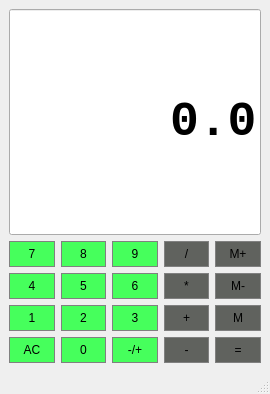
<?xml version="1.0" encoding="UTF-8"?>
<ui version="4.0">
 <class>Calculator</class>
 <widget class="QMainWindow" name="Calculator">
  <property name="geometry">
   <rect>
    <x>0</x>
    <y>0</y>
    <width>270</width>
    <height>394</height>
   </rect>
  </property>
  <property name="windowTitle">
   <string>Calculator</string>
  </property>
  <widget class="QWidget" name="centralwidget">
   <layout class="QGridLayout" name="gridLayout">
    <item row="2" column="2">
     <widget class="QPushButton" name="Button_6">
      <property name="sizePolicy">
       <sizepolicy hsizetype="Preferred" vsizetype="Preferred">
        <horstretch>0</horstretch>
        <verstretch>0</verstretch>
       </sizepolicy>
      </property>
      <property name="styleSheet">
       <string notr="true">QPushButton {
     background-color:rgb(70, 255, 92); border: 1px solid gray;
	border-radius: 0px;
	padding: 5px;
}
QPushButton:pressed {
    background-color: #A9A9A9; border: 1px solid gray;
	border-radius: 0px;
	padding: 5px;
}</string>
      </property>
      <property name="text">
       <string>6</string>
      </property>
      <property name="icon">
       <iconset theme="applications-system">
        <normaloff>.</normaloff>.</iconset>
      </property>
     </widget>
    </item>
    <item row="2" column="3">
     <widget class="QPushButton" name="Multiply">
      <property name="sizePolicy">
       <sizepolicy hsizetype="Preferred" vsizetype="Preferred">
        <horstretch>0</horstretch>
        <verstretch>0</verstretch>
       </sizepolicy>
      </property>
      <property name="styleSheet">
       <string notr="true">QPushButton {
     background-color:rgb(96, 98, 94); border: 1px solid gray;
	border-radius: 0px;
	padding: 5px;
}
QPushButton:pressed {
    background-color: #A9A9A9; border: 1px solid gray;
	border-radius: 0px;
	padding: 5px;
}</string>
      </property>
      <property name="text">
       <string>*</string>
      </property>
     </widget>
    </item>
    <item row="4" column="1">
     <widget class="QPushButton" name="Button_0">
      <property name="sizePolicy">
       <sizepolicy hsizetype="Preferred" vsizetype="Preferred">
        <horstretch>0</horstretch>
        <verstretch>0</verstretch>
       </sizepolicy>
      </property>
      <property name="styleSheet">
       <string notr="true">QPushButton {
     background-color:rgb(70, 255, 92); border: 1px solid gray;
	border-radius: 0px;
	padding: 5px;
}
QPushButton:pressed {
    background-color: #A9A9A9; border: 1px solid gray;
	border-radius: 0px;
	padding: 5px;
}</string>
      </property>
      <property name="text">
       <string>0</string>
      </property>
      <property name="icon">
       <iconset theme="applications-system">
        <normaloff>.</normaloff>.</iconset>
      </property>
     </widget>
    </item>
    <item row="3" column="0">
     <widget class="QPushButton" name="Button_1">
      <property name="sizePolicy">
       <sizepolicy hsizetype="Preferred" vsizetype="Preferred">
        <horstretch>0</horstretch>
        <verstretch>0</verstretch>
       </sizepolicy>
      </property>
      <property name="styleSheet">
       <string notr="true">QPushButton {
     background-color:rgb(70, 255, 92); border: 1px solid gray;
	border-radius: 0px;
	padding: 5px;
}
QPushButton:pressed {
    background-color: #A9A9A9; border: 1px solid gray;
	border-radius: 0px;
	padding: 5px;
}</string>
      </property>
      <property name="text">
       <string>1</string>
      </property>
      <property name="icon">
       <iconset theme="applications-system">
        <normaloff>.</normaloff>.</iconset>
      </property>
     </widget>
    </item>
    <item row="3" column="3">
     <widget class="QPushButton" name="Add">
      <property name="sizePolicy">
       <sizepolicy hsizetype="Preferred" vsizetype="Preferred">
        <horstretch>0</horstretch>
        <verstretch>0</verstretch>
       </sizepolicy>
      </property>
      <property name="styleSheet">
       <string notr="true">QPushButton {
     background-color:rgb(96, 98, 94); border: 1px solid gray;
	border-radius: 0px;
	padding: 5px;
}
QPushButton:pressed {
    background-color: #A9A9A9; border: 1px solid gray;
	border-radius: 0px;
	padding: 5px;
}</string>
      </property>
      <property name="text">
       <string>+</string>
      </property>
     </widget>
    </item>
    <item row="1" column="4">
     <widget class="QPushButton" name="MemAdd">
      <property name="sizePolicy">
       <sizepolicy hsizetype="Preferred" vsizetype="Preferred">
        <horstretch>0</horstretch>
        <verstretch>0</verstretch>
       </sizepolicy>
      </property>
      <property name="styleSheet">
       <string notr="true">QPushButton {
     background-color:rgb(96, 98, 94); border: 1px solid gray;
	border-radius: 0px;
	padding: 5px;
}
QPushButton:pressed {
    background-color: #A9A9A9; border: 1px solid gray;
	border-radius: 0px;
	padding: 5px;
}</string>
      </property>
      <property name="text">
       <string>M+</string>
      </property>
     </widget>
    </item>
    <item row="1" column="2">
     <widget class="QPushButton" name="Button_9">
      <property name="sizePolicy">
       <sizepolicy hsizetype="Preferred" vsizetype="Preferred">
        <horstretch>0</horstretch>
        <verstretch>0</verstretch>
       </sizepolicy>
      </property>
      <property name="styleSheet">
       <string notr="true">QPushButton {
     background-color:rgb(70, 255, 92); border: 1px solid gray;
	border-radius: 0px;
	padding: 5px;
}
QPushButton:pressed {
    background-color: #A9A9A9; border: 1px solid gray;
	border-radius: 0px;
	padding: 5px;
}</string>
      </property>
      <property name="text">
       <string>9</string>
      </property>
      <property name="icon">
       <iconset theme="applications-system">
        <normaloff>.</normaloff>.</iconset>
      </property>
     </widget>
    </item>
    <item row="1" column="0">
     <widget class="QPushButton" name="Button_7">
      <property name="sizePolicy">
       <sizepolicy hsizetype="Preferred" vsizetype="Preferred">
        <horstretch>0</horstretch>
        <verstretch>0</verstretch>
       </sizepolicy>
      </property>
      <property name="styleSheet">
       <string notr="true">QPushButton {
     background-color:rgb(70, 255, 92); border: 1px solid gray;
	border-radius: 0px;
	padding: 5px;
}
QPushButton:pressed {
    background-color: #A9A9A9; border: 1px solid gray;
	border-radius: 0px;
	padding: 5px;
}</string>
      </property>
      <property name="text">
       <string>7</string>
      </property>
      <property name="icon">
       <iconset theme="applications-system">
        <normaloff>.</normaloff>.</iconset>
      </property>
     </widget>
    </item>
    <item row="4" column="2">
     <widget class="QPushButton" name="Change_sign">
      <property name="sizePolicy">
       <sizepolicy hsizetype="Preferred" vsizetype="Preferred">
        <horstretch>0</horstretch>
        <verstretch>0</verstretch>
       </sizepolicy>
      </property>
      <property name="styleSheet">
       <string notr="true">QPushButton {
     background-color:rgb(70, 255, 92); border: 1px solid gray;
	border-radius: 0px;
	padding: 5px;
}
QPushButton:pressed {
    background-color: #A9A9A9; border: 1px solid gray;
	border-radius: 0px;
	padding: 5px;
}</string>
      </property>
      <property name="text">
       <string>-/+</string>
      </property>
      <property name="icon">
       <iconset theme="applications-system">
        <normaloff>.</normaloff>.</iconset>
      </property>
     </widget>
    </item>
    <item row="2" column="0">
     <widget class="QPushButton" name="Button_4">
      <property name="sizePolicy">
       <sizepolicy hsizetype="Preferred" vsizetype="Preferred">
        <horstretch>0</horstretch>
        <verstretch>0</verstretch>
       </sizepolicy>
      </property>
      <property name="styleSheet">
       <string notr="true">QPushButton {
     background-color:rgb(70, 255, 92); border: 1px solid gray;
	border-radius: 0px;
	padding: 5px;
}
QPushButton:pressed {
    background-color: #A9A9A9; border: 1px solid gray;
	border-radius: 0px;
	padding: 5px;
}</string>
      </property>
      <property name="text">
       <string>4</string>
      </property>
      <property name="icon">
       <iconset theme="applications-system">
        <normaloff>.</normaloff>.</iconset>
      </property>
     </widget>
    </item>
    <item row="1" column="3">
     <widget class="QPushButton" name="Devid">
      <property name="sizePolicy">
       <sizepolicy hsizetype="Preferred" vsizetype="Preferred">
        <horstretch>0</horstretch>
        <verstretch>0</verstretch>
       </sizepolicy>
      </property>
      <property name="styleSheet">
       <string notr="true">QPushButton {
     background-color:rgb(96, 98, 94); border: 1px solid gray;
	border-radius: 0px;
	padding: 5px;
}
QPushButton:pressed {
    background-color: #A9A9A9; border: 1px solid gray;
	border-radius: 0px;
	padding: 5px;
}</string>
      </property>
      <property name="text">
       <string>/</string>
      </property>
     </widget>
    </item>
    <item row="4" column="0">
     <widget class="QPushButton" name="Clear">
      <property name="sizePolicy">
       <sizepolicy hsizetype="Preferred" vsizetype="Preferred">
        <horstretch>0</horstretch>
        <verstretch>0</verstretch>
       </sizepolicy>
      </property>
      <property name="styleSheet">
       <string notr="true">QPushButton {
     background-color:rgb(70, 255, 92); border: 1px solid gray;
	border-radius: 0px;
	padding: 5px;
}
QPushButton:pressed {
    background-color: #A9A9A9; border: 1px solid gray;
	border-radius: 0px;
	padding: 5px;
}</string>
      </property>
      <property name="text">
       <string>AC</string>
      </property>
      <property name="icon">
       <iconset theme="applications-system">
        <normaloff>.</normaloff>.</iconset>
      </property>
     </widget>
    </item>
    <item row="3" column="2">
     <widget class="QPushButton" name="Button_3">
      <property name="sizePolicy">
       <sizepolicy hsizetype="Preferred" vsizetype="Preferred">
        <horstretch>0</horstretch>
        <verstretch>0</verstretch>
       </sizepolicy>
      </property>
      <property name="styleSheet">
       <string notr="true">QPushButton {
     background-color:rgb(70, 255, 92); border: 1px solid gray;
	border-radius: 0px;
	padding: 5px;
}
QPushButton:pressed {
    background-color: #A9A9A9; border: 1px solid gray;
	border-radius: 0px;
	padding: 5px;
}</string>
      </property>
      <property name="text">
       <string>3</string>
      </property>
      <property name="icon">
       <iconset theme="applications-system">
        <normaloff>.</normaloff>.</iconset>
      </property>
     </widget>
    </item>
    <item row="3" column="1">
     <widget class="QPushButton" name="Button_2">
      <property name="sizePolicy">
       <sizepolicy hsizetype="Preferred" vsizetype="Preferred">
        <horstretch>0</horstretch>
        <verstretch>0</verstretch>
       </sizepolicy>
      </property>
      <property name="styleSheet">
       <string notr="true">QPushButton {
     background-color:rgb(70, 255, 92); border: 1px solid gray;
	border-radius: 0px;
	padding: 5px;
}
QPushButton:pressed {
    background-color: #A9A9A9; border: 1px solid gray;
	border-radius: 0px;
	padding: 5px;
}</string>
      </property>
      <property name="text">
       <string>2</string>
      </property>
      <property name="icon">
       <iconset theme="applications-system">
        <normaloff>.</normaloff>.</iconset>
      </property>
     </widget>
    </item>
    <item row="2" column="4">
     <widget class="QPushButton" name="subtract">
      <property name="sizePolicy">
       <sizepolicy hsizetype="Preferred" vsizetype="Preferred">
        <horstretch>0</horstretch>
        <verstretch>0</verstretch>
       </sizepolicy>
      </property>
      <property name="styleSheet">
       <string notr="true">QPushButton {
     background-color:rgb(96, 98, 94); border: 1px solid gray;
	border-radius: 0px;
	padding: 5px;
}
QPushButton:pressed {
    background-color: #A9A9A9; border: 1px solid gray;
	border-radius: 0px;
	padding: 5px;
}</string>
      </property>
      <property name="text">
       <string>M-</string>
      </property>
     </widget>
    </item>
    <item row="2" column="1">
     <widget class="QPushButton" name="Button_5">
      <property name="sizePolicy">
       <sizepolicy hsizetype="Preferred" vsizetype="Preferred">
        <horstretch>0</horstretch>
        <verstretch>0</verstretch>
       </sizepolicy>
      </property>
      <property name="styleSheet">
       <string notr="true">QPushButton {
     background-color:rgb(70, 255, 92); border: 1px solid gray;
	border-radius: 0px;
	padding: 5px;
}
QPushButton:pressed {
    background-color: #A9A9A9; border: 1px solid gray;
	border-radius: 0px;
	padding: 5px;
}</string>
      </property>
      <property name="text">
       <string>5</string>
      </property>
      <property name="icon">
       <iconset theme="applications-system">
        <normaloff>.</normaloff>.</iconset>
      </property>
     </widget>
    </item>
    <item row="1" column="1">
     <widget class="QPushButton" name="Button_8">
      <property name="sizePolicy">
       <sizepolicy hsizetype="Preferred" vsizetype="Preferred">
        <horstretch>0</horstretch>
        <verstretch>0</verstretch>
       </sizepolicy>
      </property>
      <property name="styleSheet">
       <string notr="true">QPushButton {
     background-color:rgb(70, 255, 92); border: 1px solid gray;
	border-radius: 0px;
	padding: 5px;
}
QPushButton:pressed {
    background-color: #A9A9A9; border: 1px solid gray;
	border-radius: 0px;
	padding: 5px;
}</string>
      </property>
      <property name="text">
       <string>8</string>
      </property>
      <property name="icon">
       <iconset theme="applications-system">
        <normaloff>.</normaloff>.</iconset>
      </property>
     </widget>
    </item>
    <item row="4" column="3">
     <widget class="QPushButton" name="Subtract">
      <property name="sizePolicy">
       <sizepolicy hsizetype="Preferred" vsizetype="Preferred">
        <horstretch>0</horstretch>
        <verstretch>0</verstretch>
       </sizepolicy>
      </property>
      <property name="styleSheet">
       <string notr="true">QPushButton {
     background-color:rgb(96, 98, 94); border: 1px solid gray;
	border-radius: 0px;
	padding: 5px;
}
QPushButton:pressed {
    background-color: #A9A9A9; border: 1px solid gray;
	border-radius: 0px;
	padding: 5px;
}</string>
      </property>
      <property name="text">
       <string>-</string>
      </property>
     </widget>
    </item>
    <item row="3" column="4">
     <widget class="QPushButton" name="MemGet">
      <property name="sizePolicy">
       <sizepolicy hsizetype="Preferred" vsizetype="Preferred">
        <horstretch>0</horstretch>
        <verstretch>0</verstretch>
       </sizepolicy>
      </property>
      <property name="styleSheet">
       <string notr="true">QPushButton {
     background-color:rgb(96, 98, 94); border: 1px solid gray;
	border-radius: 0px;
	padding: 5px;
}
QPushButton:pressed {
    background-color: #A9A9A9; border: 1px solid gray;
	border-radius: 0px;
	padding: 5px;
}</string>
      </property>
      <property name="text">
       <string>M</string>
      </property>
     </widget>
    </item>
    <item row="0" column="0" colspan="5">
     <widget class="QLineEdit" name="Display">
      <property name="sizePolicy">
       <sizepolicy hsizetype="Preferred" vsizetype="Expanding">
        <horstretch>0</horstretch>
        <verstretch>0</verstretch>
       </sizepolicy>
      </property>
      <property name="font">
       <font>
        <family>Consolas</family>
        <pointsize>36</pointsize>
        <bold>true</bold>
       </font>
      </property>
      <property name="styleSheet">
       <string notr="true">QLineEdit{background-color:rgb(0, 0, 0)

color: rgb(255, 255, 255)
}</string>
      </property>
      <property name="text">
       <string>0.0</string>
      </property>
      <property name="cursorPosition">
       <number>3</number>
      </property>
      <property name="alignment">
       <set>Qt::AlignRight|Qt::AlignTrailing|Qt::AlignVCenter</set>
      </property>
     </widget>
    </item>
    <item row="4" column="4">
     <widget class="QPushButton" name="Equal">
      <property name="sizePolicy">
       <sizepolicy hsizetype="Preferred" vsizetype="Preferred">
        <horstretch>0</horstretch>
        <verstretch>0</verstretch>
       </sizepolicy>
      </property>
      <property name="styleSheet">
       <string notr="true">QPushButton {
     background-color:rgb(96, 98, 94); border: 1px solid gray;
	border-radius: 0px;
	padding: 5px;
}
QPushButton:pressed {
    background-color: #A9A9A9; border: 1px solid gray;
	border-radius: 0px;
	padding: 5px;
}</string>
      </property>
      <property name="text">
       <string>=</string>
      </property>
     </widget>
    </item>
   </layout>
  </widget>
  <widget class="QMenuBar" name="menubar">
   <property name="geometry">
    <rect>
     <x>0</x>
     <y>0</y>
     <width>270</width>
     <height>26</height>
    </rect>
   </property>
  </widget>
  <widget class="QStatusBar" name="statusbar"/>
 </widget>
 <resources/>
 <connections/>
</ui>
